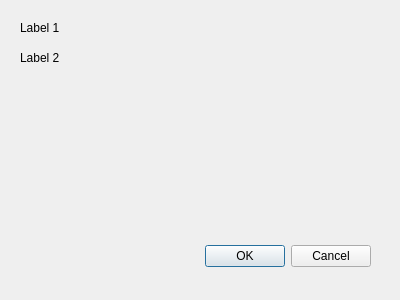
<?xml version="1.0" encoding="UTF-8"?>
<ui version="4.0">
 <class>Dialog</class>
 <widget class="QDialog" name="Dialog">
  <property name="geometry">
   <rect>
    <x>0</x>
    <y>0</y>
    <width>400</width>
    <height>300</height>
   </rect>
  </property>
  <property name="windowTitle">
   <string>Dialog</string>
  </property>
  <widget class="QDialogButtonBox" name="buttonBox">
   <property name="geometry">
    <rect>
     <x>30</x>
     <y>240</y>
     <width>341</width>
     <height>32</height>
    </rect>
   </property>
   <property name="orientation">
    <enum>Qt::Horizontal</enum>
   </property>
   <property name="standardButtons">
    <set>QDialogButtonBox::Cancel|QDialogButtonBox::Ok</set>
   </property>
  </widget>
  <widget class="QLabel" name="label">
   <property name="geometry">
    <rect>
     <x>20</x>
     <y>20</y>
     <width>59</width>
     <height>16</height>
    </rect>
   </property>
   <property name="text">
    <string>Label 1</string>
   </property>
  </widget>
  <widget class="QLabel" name="label_2">
   <property name="geometry">
    <rect>
     <x>20</x>
     <y>50</y>
     <width>59</width>
     <height>16</height>
    </rect>
   </property>
   <property name="text">
    <string>Label 2</string>
   </property>
  </widget>
 </widget>
 <resources/>
 <connections>
  <connection>
   <sender>buttonBox</sender>
   <signal>accepted()</signal>
   <receiver>Dialog</receiver>
   <slot>accept()</slot>
   <hints>
    <hint type="sourcelabel">
     <x>248</x>
     <y>254</y>
    </hint>
    <hint type="destinationlabel">
     <x>157</x>
     <y>274</y>
    </hint>
   </hints>
  </connection>
  <connection>
   <sender>buttonBox</sender>
   <signal>rejected()</signal>
   <receiver>Dialog</receiver>
   <slot>reject()</slot>
   <hints>
    <hint type="sourcelabel">
     <x>316</x>
     <y>260</y>
    </hint>
    <hint type="destinationlabel">
     <x>286</x>
     <y>274</y>
    </hint>
   </hints>
  </connection>
 </connections>
</ui>
